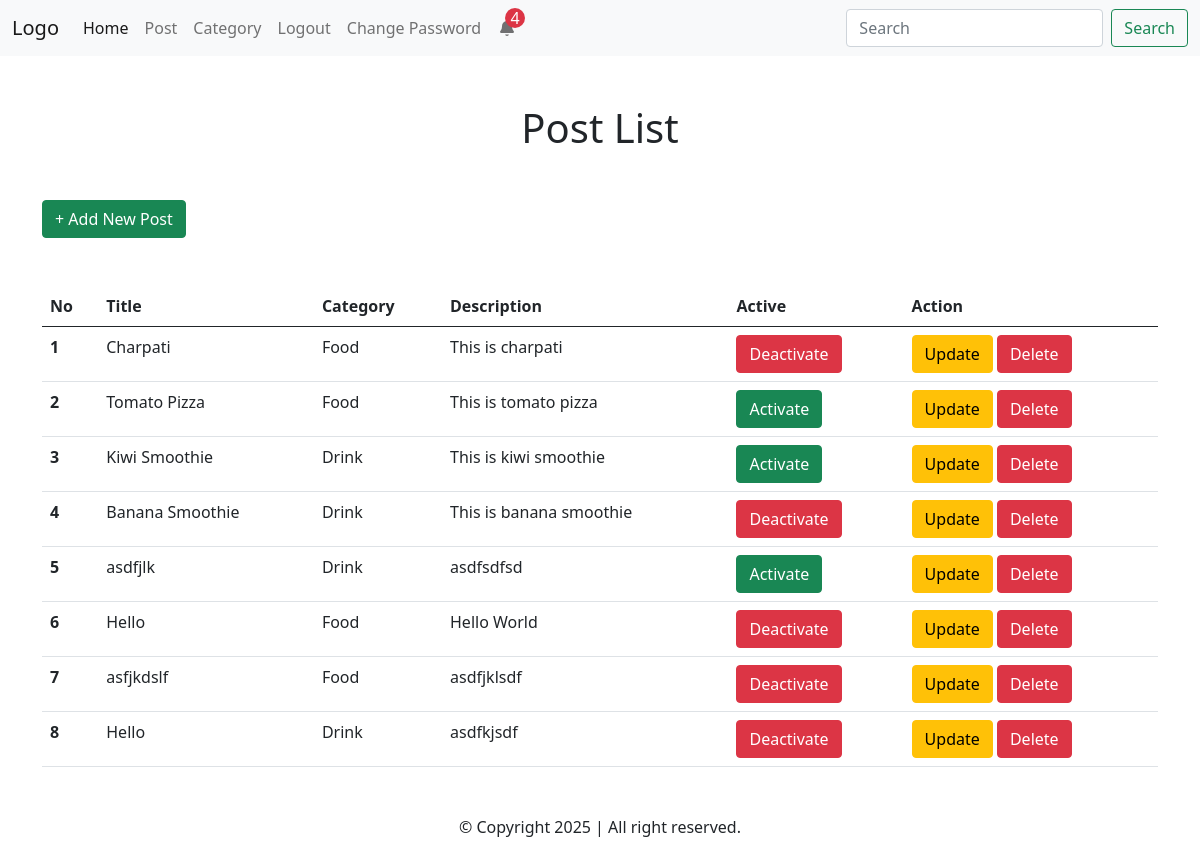
Page /post/list/ (signed in) on the earlier database version.
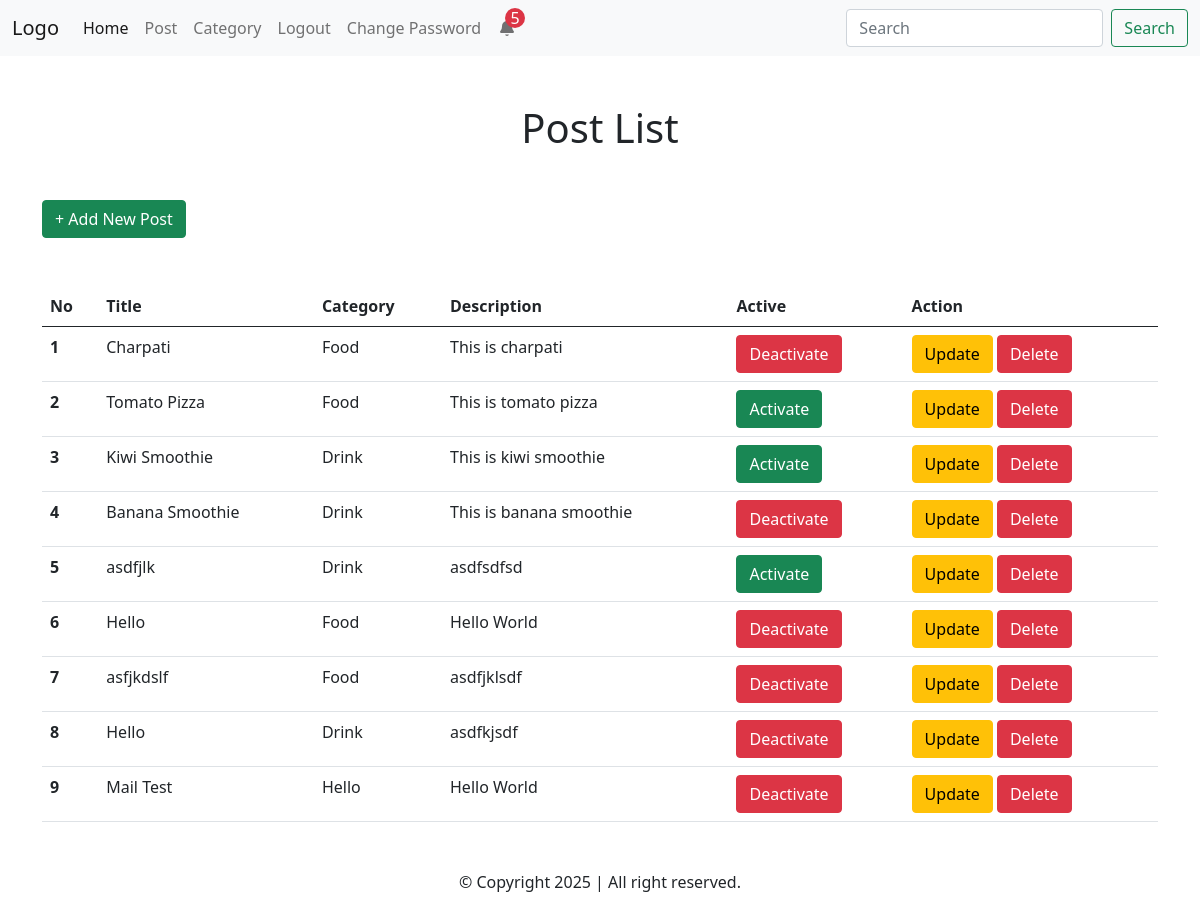
Same page on the later database version.
### myapp/models.py (models this page shows, shortened)
class PostModel(models.Model):
    title = models.CharField(max_length=200)
    description = models.TextField()
    is_active = models.BooleanField(default=True)
    category = models.ForeignKey(
        CategoryModel, on_delete=models.CASCADE, null=True, blank=True
    )
    image = models.ImageField(upload_to="post_image", null=True, blank=True)
    reaction = models.ManyToManyField(User, blank=True)
    created_at = models.DateTimeField(auto_now_add=True)
    updated_at = models.DateTimeField(auto_now=True)
    class Meta:
        verbose_name = "Post"
        verbose_name_plural = "Posts"

class CategoryModel(models.Model):
    name = models.CharField(max_length=200)
    created_at = models.DateTimeField(auto_now_add=True)
    updated_at = models.DateTimeField(auto_now=True)

### myapp/views.py (the view)
# urls.py: path("post/list/", views.PostList),
@login_required(login_url="/login/")
def PostList(request):
    posts = PostModel.objects.all()
    return render(request, "post_list.html", {"posts": posts})

### utils/context_processors.py (called while the page is built)
def noti_count(request):
    notifications = NotificationModel.objects.all()
    return {"notifications": notifications}

### templates/post_list.html (shortened to what this page needs)
{% extends 'components/base.html' %}
{% block body %}
<h1 class="text-center mb-5">Post List</h1>
<a href="/post/create/" class="btn btn-success">+ Add New Post</a>
<table class="table mt-5">
    <thead>
        <tr>
            <th scope="col">No</th>
            <th scope="col">Title</th>
            <th scope="col">Category</th>
            <th scope="col">Description</th>
            <th scope="col">Active</th>
            <th scope="col">Action</th>
        </tr>
    </thead>
    <tbody>
        {% for post in posts %}
        <tr>
            <th scope="row">{{forloop.counter}}</th>
            <td>{{post.title}}</td>
            <td>{{post.category.name}}</td>
            <td>{{post.description}}</td>
            <td>
                {% if post.is_active %}
                <form method="POST" action="/post/deactivate/{{post.id}}/">
                    <button type="submit" class="btn btn-danger">Deactivate</button>
                </form>
                {% else %}
                <form method="POST" action="/post/activate/{{post.id}}/">
                    <button type="submit" class="btn btn-success">Activate</button>
                </form>
                {% endif %}
            </td>
            <td>
                <a href="/post/update/{{post.id}}/" class="btn btn-warning">Update</a>
                <a href="/post/delete/{{post.id}}/" class="btn btn-danger">Delete</a>
            </td>
        </tr>
        {% endfor %}
    </tbody>
</table>
{% endblock %}

Differences in the rows shown:
added PostModel: title "Mail Test", category.name "Hello", description "Hello World"
Other differences:
{{ notifications.count }}: "4" → "5"
